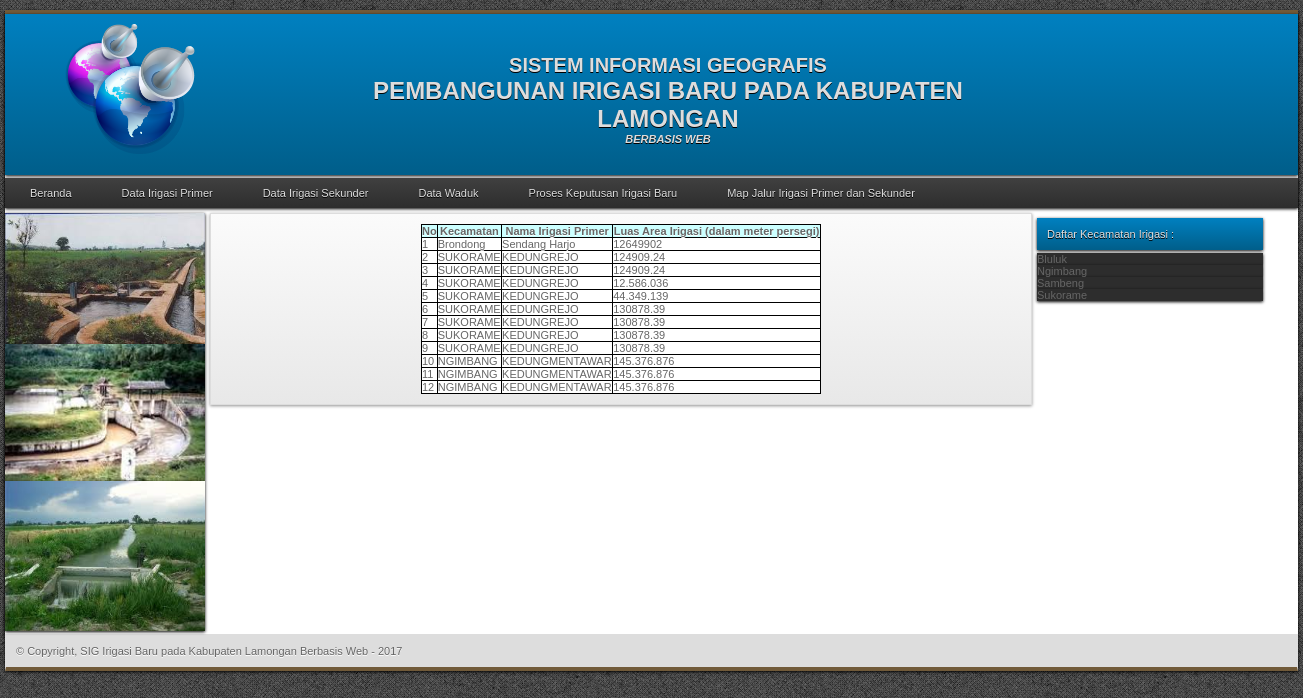
/irigasi_primer.php, run on the app's committed database.
### tables this page shows
CREATE TABLE IF NOT EXISTS `tb_primer` (
  `NO1` int(11) NOT NULL,
  `KECAMATAN2` char(25) DEFAULT NULL,
  `NAMA2` char(30) DEFAULT NULL,
  `LUAS2` varchar(20) DEFAULT NULL,
  PRIMARY KEY (`NO1`)
);

CREATE TABLE IF NOT EXISTS `tb_kecamatan` (
  `id_kec` int(11) NOT NULL AUTO_INCREMENT,
  `nama_kec` varchar(50) NOT NULL,
  `jumlah` varchar(10) NOT NULL,
  PRIMARY KEY (`id_kec`)
);

### irigasi_pr.php (the view, shortened to what this page needs)
<html>
<body>
<table width="400" border="0" align="center" cellpadding="2" cellspacing="1" bgcolor="#000000">
  <tr bgcolor="#CCFFFF">
    <td><div align="center"><strong>No</strong></div></td>
	<td><div align="center"><strong>Kecamatan</strong></div></td>
	<td><div align="center"><strong>Nama Irigasi Primer</strong></div></td>
    <td><div align="center"><strong>Luas Area Irigasi (dalam meter persegi)</strong></div></td>
  </tr>
  <form>
  <?php
	  $tampil="select * from tb_primer";
      $qryTampil=mysql_query($tampil);
      while ($dataTampil=mysql_fetch_array($qryTampil)) {
     ?>
   <tr bgcolor="#FFFFFF">
    <td><?php echo $dataTampil['NO1'] ; ?></td>
	<td><?php echo $dataTampil['KECAMATAN2']; ?></td>
	<td><?php echo $dataTampil['NAMA2']; ?></td>
	<td><?php echo $dataTampil['LUAS2']; ?></td>
  </tr>
    <?php } ?>
	</form>
</table>
</body>
</html>

### irigasi_primer.php (shortened to what this page needs)
<!DOCTYPE html PUBLIC "-//W3C//DTD XHTML 1.0 Transitional//EN" "http://www.w3.org/TR/xhtml1/DTD/xhtml1-transitional.dtd">
<html xmlns="http://www.w3.org/1999/xhtml">
<head>
<link href="style/global.css" rel="stylesheet" type="text/css" />
</head>
<body>
<div id="page">
<div id="banner">
<div id="assx">
<img src="images/sss.png" class="assx" />
</div>
<div id="text">
<div id="big1">SISTEM INFORMASI GEOGRAFIS</div>
<div id="big2">PEMBANGUNAN IRIGASI BARU PADA KABUPATEN LAMONGAN</div>
<div id="big3">BERBASIS WEB</div>
</div>
</div>
<div id="menu_wrapper">
<ul class="menu_wrapper">
<li><a href='./index.php'>Beranda</a></li>
<li><a href='./irigasi_primer.php'>Data Irigasi Primer</a></li>
<li><a href='./irigasi_sekunder.php'>Data Irigasi Sekunder</a>
<li><a href='./waduk1.php'>Data Waduk</a></li>
<li><a href='./penentuan1.php'>Proses Keputusan Irigasi Baru</a></li>
<li><a href='./map.php'>Map Jalur Irigasi Primer dan Sekunder</a></li>
</ul>
</div>
<div id="menu_side">
<img src="img/1.jpg" class="m" /><br />
<img src="img/2.jpg" class="m" /><br />
<img src="img/3.jpg" class="m" />
</div>
<div id="content">
<?php
if(isset($_GET['page']) && ($_GET['page'] == "lokasi")){
	include "./main/lokasi.php";
}elseif(isset($_GET['page']) && ($_GET['page'] == "map")){
	include "./main/map.php";
}else{
	include "./irigasi_pr.php";
}
?>
</div>
<div id="menu_side2">
<div id="title">Daftar Kecamatan Irigasi :</div>
<ul class="menu_side2">
<?php
$sql_kab = mysql_query("select nama_kec,jumlah from tb_kecamatan order by nama_kec asc");
while($r_kab = mysql_fetch_array($sql_kab)){
	echo "<li>";
	echo $r_kab['nama_kec'];
	echo "</li>";
}
?>
</ul>
</div>
<div id="footer">&copy; Copyright, SIG Irigasi Baru pada Kabupaten Lamongan Berbasis Web - <?php echo date("Y"); ?></div>
</div>
</body>
</html>

### style/global.css (style rules this page uses)
* { padding:0; margin:0 auto; }
body { background:url(../images/bedge_grungec.png); font-family:Verdana, Geneva, sans-serif; font-size:11px; color:#666; }
#menu_wrapper { margin-bottom:5px; height:30px; line-height:30px; color:#FFF; background-image:-moz-linear-gradient(-90deg,#404040,#2D2D2D); background-image:-webkit-linear-gradient(-90deg,#404040,#2D2D2D); -webkit-box-shadow:0 1px 3px #000; -moz-box-shadow:0 1px 3px #000; box-shadow:0 1px 3px #000; position:relative; font-size:11px; -webkit-box-shadow:0 1px 3px #000; -moz-box-shadow:0 1px 3px #000; box-shadow:0 1px 3px #000; }
#menu_wrapper ul { padding:0px; margin:0; list-style:none; }
#menu_wrapper ul li { padding:0; margin:0; float:left; }
#menu_wrapper ul li a { color:#DDD; text-shadow:0 1px 0 #000; display:block; text-decoration:none; padding:0 25px; }
#page { background-color:#FFF; -webkit-box-shadow:0 1px 3px #000; -moz-box-shadow:0 1px 3px #000; box-shadow:0 1px 3px #000; border-top:4px solid #715A39; margin-top:10px; margin-bottom:10px; width:1293px; }
.m { width:200px; -webkit-box-shadow:0 1px 3px #000; -moz-box-shadow:0 1px 3px #000; box-shadow:0 1px 3px #000; }
#assx { float:left; margin-left:50px; }
.assx { width:130px; }
#text { float:right; text-align:center; padding:20px; width:600px; margin-right:300px; margin-top:10px; }
#big1 { font-size:20px; }
#big2 { font-size:24px; }
#big3 { font-style:italic; }
#banner { font-weight:bold; -webkit-box-shadow:0 1px 3px #000; -moz-box-shadow:0 1px 3px #000; box-shadow:0 1px 3px #000; background-image:-moz-linear-gradient(-90deg,#0080C0,#005E8A); background-image:-webkit-linear-gradient(-90deg,#0080C0,#005E8A); -webkit-box-shadow:0 1px 3px #000; -moz-box-shadow:0 1px 3px #000; box-shadow:0 1px 3px #000; padding:10px; color:#DDD; text-shadow:0 1px 0 #000; margin-bottom:3px; }
#menu_side { margin-right:5px; float:left; margin-bottom:3px; }
#menu_side2 { float:left; margin-bottom:3px; width:226px; }
.menu_side2 li { background:#2D2D2D; -webkit-box-shadow:0 1px 3px #000; -moz-box-shadow:0 1px 3px #000; box-shadow:0 1px 3px #000; display:block; -webkit-transition:.50s ease-out; -moz-transition:.50s ease-out; -ms-transition:.50s ease-out; -o-transition:.50s ease-out; transition:.50s ease-out; }
#title { padding:10px; background-image:-moz-linear-gradient(-90deg,#0080C0,#005E8A); background-image:-webkit-linear-gradient(-90deg,#0080C0,#005E8A); -webkit-box-shadow:0 1px 3px #000; -moz-box-shadow:0 1px 3px #000; box-shadow:0 1px 3px #000; margin-bottom:3px; color:#DDD; text-shadow:0 1px 0 #000; margin-top:5px; }
#content { float:left; border:1px solid #DDD; margin-bottom:3px; width:800px; margin-right:5px; padding:10px; background-image:-moz-linear-gradient(-90deg,#FBFBFB,#E8E8E8); background-image:-webkit-linear-gradient(-90deg,#FBFBFB,#E8E8E8); -webkit-box-shadow:0 1px 3px #919191; -moz-box-shadow:0 1px 3px #919191; box-shadow:0 1px 3px #919191; text-shadow:0 1px 0 #FFF; }
#footer { padding:10px; background-color:#DDD; text-shadow:0 1px 0 #FFF; border:1px solid #DDD; clear:both; border-bottom:4px solid #715A39; }

### data on the page
tb_primer: NO1 "1", KECAMATAN2 "Brondong", NAMA2 "Sendang Harjo", LUAS2 "12649902"
tb_primer: NO1 "2", KECAMATAN2 "SUKORAME", NAMA2 "KEDUNGREJO", LUAS2 "124909.24"
tb_primer: NO1 "3", KECAMATAN2 "SUKORAME", NAMA2 "KEDUNGREJO", LUAS2 "124909.24"
tb_primer: NO1 "4", KECAMATAN2 "SUKORAME", NAMA2 "KEDUNGREJO", LUAS2 "12.586.036"
tb_primer: NO1 "5", KECAMATAN2 "SUKORAME", NAMA2 "KEDUNGREJO", LUAS2 "44.349.139"
tb_primer: NO1 "6", KECAMATAN2 "SUKORAME", NAMA2 "KEDUNGREJO", LUAS2 "130878.39"
tb_primer: NO1 "7", KECAMATAN2 "SUKORAME", NAMA2 "KEDUNGREJO", LUAS2 "130878.39"
tb_primer: NO1 "8", KECAMATAN2 "SUKORAME", NAMA2 "KEDUNGREJO", LUAS2 "130878.39"
tb_primer: NO1 "9", KECAMATAN2 "SUKORAME", NAMA2 "KEDUNGREJO", LUAS2 "130878.39"
tb_primer: NO1 "10", KECAMATAN2 "NGIMBANG", NAMA2 "KEDUNGMENTAWAR", LUAS2 "145.376.876"
tb_primer: NO1 "11", KECAMATAN2 "NGIMBANG", NAMA2 "KEDUNGMENTAWAR", LUAS2 "145.376.876"
tb_primer: NO1 "12", KECAMATAN2 "NGIMBANG", NAMA2 "KEDUNGMENTAWAR", LUAS2 "145.376.876"
tb_kecamatan: nama_kec "Bluluk"
tb_kecamatan: nama_kec "Ngimbang"
tb_kecamatan: nama_kec "Sambeng"
tb_kecamatan: nama_kec "Sukorame"
